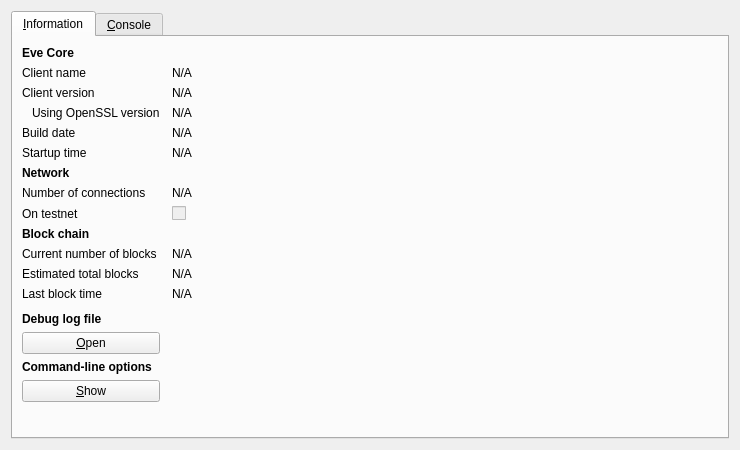
<?xml version="1.0" encoding="UTF-8"?>
<ui version="4.0">
 <class>RPCConsole</class>
 <widget class="QDialog" name="RPCConsole">
  <property name="geometry">
   <rect>
    <x>0</x>
    <y>0</y>
    <width>740</width>
    <height>450</height>
   </rect>
  </property>
  <property name="windowTitle">
   <string>Eve - Debug window</string>
  </property>
  <layout class="QVBoxLayout" name="verticalLayout_2">
   <item>
    <widget class="QTabWidget" name="tabWidget">
     <property name="currentIndex">
      <number>0</number>
     </property>
     <widget class="QWidget" name="tab_info">
      <attribute name="title">
       <string>&amp;Information</string>
      </attribute>
      <layout class="QGridLayout" name="gridLayout" columnstretch="0,1">
       <property name="horizontalSpacing">
        <number>12</number>
       </property>
       <item row="0" column="0">
        <widget class="QLabel" name="label_9">
         <property name="font">
          <font>
           <weight>75</weight>
           <bold>true</bold>
          </font>
         </property>
         <property name="text">
          <string>Eve Core</string>
         </property>
        </widget>
       </item>
       <item row="1" column="0">
        <widget class="QLabel" name="label_5">
         <property name="text">
          <string>Client name</string>
         </property>
        </widget>
       </item>
       <item row="1" column="1">
        <widget class="QLabel" name="clientName">
         <property name="cursor">
          <cursorShape>IBeamCursor</cursorShape>
         </property>
         <property name="text">
          <string>N/A</string>
         </property>
         <property name="textFormat">
          <enum>Qt::PlainText</enum>
         </property>
         <property name="textInteractionFlags">
          <set>Qt::LinksAccessibleByMouse|Qt::TextSelectableByKeyboard|Qt::TextSelectableByMouse</set>
         </property>
        </widget>
       </item>
       <item row="2" column="0">
        <widget class="QLabel" name="label_6">
         <property name="text">
          <string>Client version</string>
         </property>
        </widget>
       </item>
       <item row="2" column="1">
        <widget class="QLabel" name="clientVersion">
         <property name="cursor">
          <cursorShape>IBeamCursor</cursorShape>
         </property>
         <property name="text">
          <string>N/A</string>
         </property>
         <property name="textFormat">
          <enum>Qt::PlainText</enum>
         </property>
         <property name="textInteractionFlags">
          <set>Qt::LinksAccessibleByMouse|Qt::TextSelectableByKeyboard|Qt::TextSelectableByMouse</set>
         </property>
        </widget>
       </item>
       <item row="3" column="0">
        <widget class="QLabel" name="label_14">
         <property name="text">
          <string>Using OpenSSL version</string>
         </property>
         <property name="indent">
          <number>10</number>
         </property>
        </widget>
       </item>
       <item row="3" column="1">
        <widget class="QLabel" name="openSSLVersion">
         <property name="cursor">
          <cursorShape>IBeamCursor</cursorShape>
         </property>
         <property name="text">
          <string>N/A</string>
         </property>
         <property name="textFormat">
          <enum>Qt::PlainText</enum>
         </property>
         <property name="textInteractionFlags">
          <set>Qt::LinksAccessibleByMouse|Qt::TextSelectableByKeyboard|Qt::TextSelectableByMouse</set>
         </property>
        </widget>
       </item>
       <item row="4" column="0">
        <widget class="QLabel" name="label_12">
         <property name="text">
          <string>Build date</string>
         </property>
        </widget>
       </item>
       <item row="4" column="1">
        <widget class="QLabel" name="buildDate">
         <property name="cursor">
          <cursorShape>IBeamCursor</cursorShape>
         </property>
         <property name="text">
          <string>N/A</string>
         </property>
         <property name="textFormat">
          <enum>Qt::PlainText</enum>
         </property>
         <property name="textInteractionFlags">
          <set>Qt::LinksAccessibleByMouse|Qt::TextSelectableByKeyboard|Qt::TextSelectableByMouse</set>
         </property>
        </widget>
       </item>
       <item row="5" column="0">
        <widget class="QLabel" name="label_13">
         <property name="text">
          <string>Startup time</string>
         </property>
        </widget>
       </item>
       <item row="5" column="1">
        <widget class="QLabel" name="startupTime">
         <property name="cursor">
          <cursorShape>IBeamCursor</cursorShape>
         </property>
         <property name="text">
          <string>N/A</string>
         </property>
         <property name="textFormat">
          <enum>Qt::PlainText</enum>
         </property>
         <property name="textInteractionFlags">
          <set>Qt::LinksAccessibleByMouse|Qt::TextSelectableByKeyboard|Qt::TextSelectableByMouse</set>
         </property>
        </widget>
       </item>
       <item row="6" column="0">
        <widget class="QLabel" name="label_11">
         <property name="font">
          <font>
           <weight>75</weight>
           <bold>true</bold>
          </font>
         </property>
         <property name="text">
          <string>Network</string>
         </property>
        </widget>
       </item>
       <item row="7" column="0">
        <widget class="QLabel" name="label_7">
         <property name="text">
          <string>Number of connections</string>
         </property>
        </widget>
       </item>
       <item row="7" column="1">
        <widget class="QLabel" name="numberOfConnections">
         <property name="cursor">
          <cursorShape>IBeamCursor</cursorShape>
         </property>
         <property name="text">
          <string>N/A</string>
         </property>
         <property name="textFormat">
          <enum>Qt::PlainText</enum>
         </property>
         <property name="textInteractionFlags">
          <set>Qt::LinksAccessibleByMouse|Qt::TextSelectableByKeyboard|Qt::TextSelectableByMouse</set>
         </property>
        </widget>
       </item>
       <item row="8" column="0">
        <widget class="QLabel" name="label_8">
         <property name="text">
          <string>On testnet</string>
         </property>
        </widget>
       </item>
       <item row="8" column="1">
        <widget class="QCheckBox" name="isTestNet">
         <property name="enabled">
          <bool>false</bool>
         </property>
         <property name="text">
          <string/>
         </property>
        </widget>
       </item>
       <item row="9" column="0">
        <widget class="QLabel" name="label_10">
         <property name="font">
          <font>
           <weight>75</weight>
           <bold>true</bold>
          </font>
         </property>
         <property name="text">
          <string>Block chain</string>
         </property>
        </widget>
       </item>
       <item row="10" column="0">
        <widget class="QLabel" name="label_3">
         <property name="text">
          <string>Current number of blocks</string>
         </property>
        </widget>
       </item>
       <item row="10" column="1">
        <widget class="QLabel" name="numberOfBlocks">
         <property name="cursor">
          <cursorShape>IBeamCursor</cursorShape>
         </property>
         <property name="text">
          <string>N/A</string>
         </property>
         <property name="textFormat">
          <enum>Qt::PlainText</enum>
         </property>
         <property name="textInteractionFlags">
          <set>Qt::LinksAccessibleByMouse|Qt::TextSelectableByKeyboard|Qt::TextSelectableByMouse</set>
         </property>
        </widget>
       </item>
       <item row="11" column="0">
        <widget class="QLabel" name="label_4">
         <property name="text">
          <string>Estimated total blocks</string>
         </property>
        </widget>
       </item>
       <item row="11" column="1">
        <widget class="QLabel" name="totalBlocks">
         <property name="cursor">
          <cursorShape>IBeamCursor</cursorShape>
         </property>
         <property name="text">
          <string>N/A</string>
         </property>
         <property name="textFormat">
          <enum>Qt::PlainText</enum>
         </property>
         <property name="textInteractionFlags">
          <set>Qt::LinksAccessibleByMouse|Qt::TextSelectableByKeyboard|Qt::TextSelectableByMouse</set>
         </property>
        </widget>
       </item>
       <item row="12" column="0">
        <widget class="QLabel" name="label_2">
         <property name="text">
          <string>Last block time</string>
         </property>
        </widget>
       </item>
       <item row="12" column="1">
        <widget class="QLabel" name="lastBlockTime">
         <property name="cursor">
          <cursorShape>IBeamCursor</cursorShape>
         </property>
         <property name="text">
          <string>N/A</string>
         </property>
         <property name="textFormat">
          <enum>Qt::PlainText</enum>
         </property>
         <property name="textInteractionFlags">
          <set>Qt::LinksAccessibleByMouse|Qt::TextSelectableByKeyboard|Qt::TextSelectableByMouse</set>
         </property>
        </widget>
       </item>
       <item row="13" column="0">
        <spacer name="verticalSpacer_2">
         <property name="orientation">
          <enum>Qt::Vertical</enum>
         </property>
         <property name="sizeHint" stdset="0">
          <size>
           <width>20</width>
           <height>20</height>
          </size>
         </property>
        </spacer>
       </item>
       <item row="14" column="0">
        <widget class="QLabel" name="labelDebugLogfile">
         <property name="font">
          <font>
           <weight>75</weight>
           <bold>true</bold>
          </font>
         </property>
         <property name="text">
          <string>Debug log file</string>
         </property>
        </widget>
       </item>
       <item row="15" column="0">
        <widget class="QPushButton" name="openDebugLogfileButton">
         <property name="toolTip">
          <string>Open the Eve debug log file from the current data directory. This can take a few seconds for large log files.</string>
         </property>
         <property name="text">
          <string>&amp;Open</string>
         </property>
         <property name="autoDefault">
          <bool>false</bool>
         </property>
        </widget>
       </item>
       <item row="16" column="0">
        <widget class="QLabel" name="labelCLOptions">
         <property name="font">
          <font>
           <weight>75</weight>
           <bold>true</bold>
          </font>
         </property>
         <property name="text">
          <string>Command-line options</string>
         </property>
        </widget>
       </item>
       <item row="17" column="0">
        <widget class="QPushButton" name="showCLOptionsButton">
         <property name="toolTip">
          <string>Show the Bitcoin-Qt help message to get a list with possible Eve command-line options.</string>
         </property>
         <property name="text">
          <string>&amp;Show</string>
         </property>
         <property name="autoDefault">
          <bool>false</bool>
         </property>
        </widget>
       </item>
       <item row="18" column="0">
        <spacer name="verticalSpacer">
         <property name="orientation">
          <enum>Qt::Vertical</enum>
         </property>
         <property name="sizeHint" stdset="0">
          <size>
           <width>20</width>
           <height>40</height>
          </size>
         </property>
        </spacer>
       </item>
      </layout>
     </widget>
     <widget class="QWidget" name="tab_console">
      <attribute name="title">
       <string>&amp;Console</string>
      </attribute>
      <layout class="QVBoxLayout" name="verticalLayout_3">
       <property name="spacing">
        <number>3</number>
       </property>
       <item>
        <widget class="QTextEdit" name="messagesWidget">
         <property name="minimumSize">
          <size>
           <width>0</width>
           <height>100</height>
          </size>
         </property>
         <property name="readOnly">
          <bool>true</bool>
         </property>
         <property name="tabKeyNavigation" stdset="0">
          <bool>false</bool>
         </property>
         <property name="columnCount" stdset="0">
          <number>2</number>
         </property>
        </widget>
       </item>
       <item>
        <layout class="QHBoxLayout" name="horizontalLayout">
         <property name="spacing">
          <number>3</number>
         </property>
         <item>
          <widget class="QLabel" name="label">
           <property name="text">
            <string notr="true">&gt;</string>
           </property>
          </widget>
         </item>
         <item>
          <widget class="QLineEdit" name="lineEdit"/>
         </item>
         <item>
          <widget class="QPushButton" name="clearButton">
           <property name="maximumSize">
            <size>
             <width>24</width>
             <height>24</height>
            </size>
           </property>
           <property name="toolTip">
            <string>Clear console</string>
           </property>
           <property name="text">
            <string/>
           </property>
           <property name="icon">
            <iconset resource="../bitcoin.qrc">
             <normaloff>:/icons/remove</normaloff>:/icons/remove</iconset>
           </property>
           <property name="shortcut">
            <string notr="true">Ctrl+L</string>
           </property>
           <property name="autoDefault">
            <bool>false</bool>
           </property>
          </widget>
         </item>
        </layout>
       </item>
      </layout>
     </widget>
    </widget>
   </item>
  </layout>
 </widget>
 <resources>
  <include location="../bitcoin.qrc"/>
 </resources>
 <connections/>
</ui>
